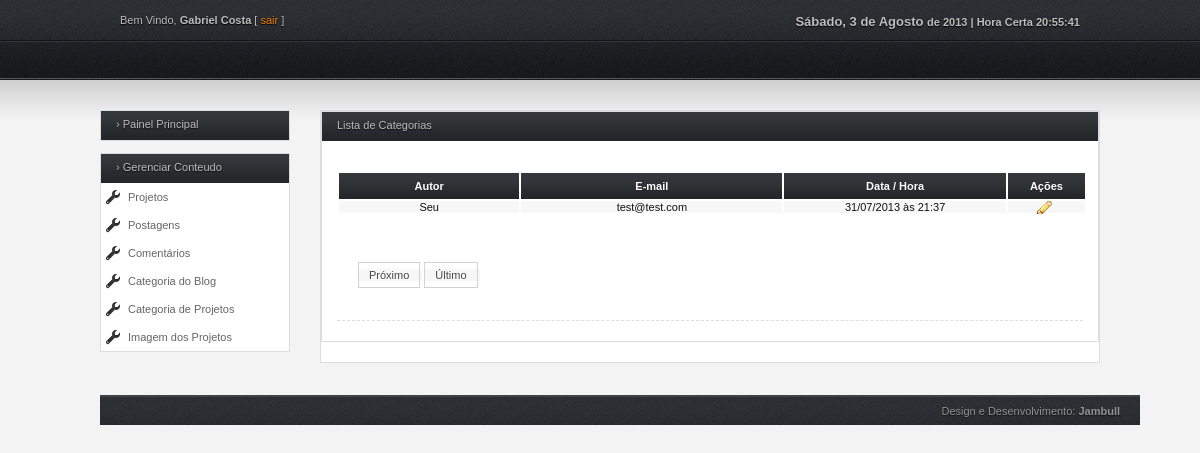
Page /jb-user/Comentarios.php (signed in) on the committed database.
### tables this page shows
CREATE TABLE IF NOT EXISTS `usuario` (
  `id` int(11) NOT NULL AUTO_INCREMENT,
  `nome` varchar(255) NOT NULL,
  `username` varchar(255) NOT NULL,
  `foto` varchar(255) NOT NULL,
  `email` varchar(255) NOT NULL,
  `senha` varchar(255) NOT NULL,
  `nivel` varchar(50) NOT NULL,
  PRIMARY KEY (`id`)
);

CREATE TABLE IF NOT EXISTS `comentario` (
  `id` int(11) NOT NULL AUTO_INCREMENT,
  `idpost` varchar(255) NOT NULL,
  `nome` varchar(255) NOT NULL,
  `email` varchar(255) NOT NULL,
  `comentario` longtext NOT NULL,
  `data` varchar(255) NOT NULL,
  `hora` varchar(255) NOT NULL,
  `autorpost` varchar(255) NOT NULL,
  PRIMARY KEY (`id`)
);

### jb-user/Comentarios.php (the view, shortened to what this page needs)
<?php require_once('../Connections/conn.php'); ?>
<?php
$logoutAction = $_SERVER['PHP_SELF']."?doLogout=true";
?>
<?php
if (!function_exists("GetSQLValueString")) {
function GetSQLValueString($theValue, $theType, $theDefinedValue = "", $theNotDefinedValue = "")
{
  $theValue = function_exists("mysql_real_escape_string") ? mysql_real_escape_string($theValue) : mysql_escape_string($theValue);
  switch ($theType) {
    case "text":
      $theValue = ($theValue != "") ? "'" . $theValue . "'" : "NULL";
      break;
  }
  return $theValue;
}
}
$currentPage = $_SERVER["PHP_SELF"];
$colname_userlogado = "-1";
if (isset($_SESSION['MM_Username'])) {
  $colname_userlogado = $_SESSION['MM_Username'];
}
$query_userlogado = sprintf("SELECT * FROM usuario WHERE username = %s", GetSQLValueString($colname_userlogado, "text"));
$userlogado = mysql_query($query_userlogado, $conn) or die(mysql_error());
$row_userlogado = mysql_fetch_assoc($userlogado);
$maxRows_comentarios = 1;
$pageNum_comentarios = 0;
$startRow_comentarios = $pageNum_comentarios * $maxRows_comentarios;
$colname_comentarios = "-1";
if (isset($_SESSION['MM_Username'])) {
  $colname_comentarios = $_SESSION['MM_Username'];
}
$query_comentarios = sprintf("SELECT * FROM comentario WHERE autorpost = %s ORDER BY `data` DESC", GetSQLValueString($colname_comentarios, "text"));
$query_limit_comentarios = sprintf("%s LIMIT %d, %d", $query_comentarios, $startRow_comentarios, $maxRows_comentarios);
$comentarios = mysql_query($query_limit_comentarios, $conn) or die(mysql_error());
$row_comentarios = mysql_fetch_assoc($comentarios);
if (isset($_GET['totalRows_comentarios'])) {
  $totalRows_comentarios = $_GET['totalRows_comentarios'];
} else {
  $all_comentarios = mysql_query($query_comentarios);
  $totalRows_comentarios = mysql_num_rows($all_comentarios);
}
$totalPages_comentarios = ceil($totalRows_comentarios/$maxRows_comentarios)-1;
$queryString_comentarios = "";
$queryString_comentarios = sprintf("&totalRows_comentarios=%d%s", $totalRows_comentarios, $queryString_comentarios);
?>
<!DOCTYPE HTML>
<html lang="pt-br">
<head>
<link rel="stylesheet" type="text/css" href="../tema/administrator/style.css" media="screen" />
<link rel="stylesheet" type="text/css" href="../tema/administrator/navi.css" media="screen" />
<link href="../plugins/shadowbox/shadowbox.css" rel="stylesheet" type="text/css" />
</head>
<body onLoad="initTime();">
<div class="wrap">
  <div id="header">
    <div id="header">
	  <div id="top">
	    <div class="left">
	      <p>Bem Vindo, <strong><?php echo $row_userlogado['nome']; ?></strong> [ <a href="<?php echo $logoutAction ?>">sair</a> ]</p>
        </div>
	    <div class="right">
				<div class="align-right">
					<p><strong><script type="text/javascript" src="../plugins/data.js"></script> de <?php echo date("Y") ?> | Hora Certa<script type="text/javascript" src="../plugins/hora.js"></script> <span id="timer">Horas</span></strong></p>
				</div>
			</div>
		</div>
	</div>
    <div id="nav"></div>
  </div>
	<div id="content">
		<div id="sidebar">
			<div class="box">
				<div class="h_title">&#8250; Painel Principal</div>
			</div>
			<div class="box">
				<div class="h_title">&#8250; Gerenciar Conteudo</div>
				<ul id="home">
					<li class="b1"><a class="icon config" href="Projetos">Projetos</a></li>
                    <li class="b1"><a class="icon config" href="Postagens">Postagens</a></li>
                    <li class="b1"><a class="icon config" href="Comentarios">Comentários</a></li>
                    <li class="b1"><a class="icon config" href="Categoria.do.Blog">Categoria do Blog</a></li>
                    <li class="b1"><a class="icon config" href="Categoria.de.Projetos">Categoria de Projetos</a></li>
                    <li class="b1"><a class="icon config" href="Imagem.dos.Projetos">Imagem dos Projetos</a></li>
				</ul>
			</div>
		</div>
		<div id="main">
		  <div class="full_w">
			<div class="full_w">
				<div class="h_title">Lista de Categorias</div>
			  <div class="entry">
				</div>
			    <table width="750">
				    <thead>
				      <tr>
				        <th width="175" scope="col">Autor</th>
				        <th width="259" scope="col">E-mail</th>
				        <th width="218" scope="col">Data / Hora</th>
				        <th width="78" style="width: 65px;" scope="col">Ações</th>
				        </tr>
				      </thead>
				    <tbody>
				      <tr>
				        <td class="align-center"><?php echo $row_comentarios['nome']; ?></td>
				        <td align="center"><?php echo $row_comentarios['email']; ?></td>
				        <td align="center"><?php echo $row_comentarios['data']; ?>  <?php echo $row_comentarios['hora']; ?></td>
				        <td align="center">
				          <a href="Editar.Comentario?id=<?php echo $row_comentarios['id']; ?>" class="table-icon edit" title="" rel="shadowbox;width=900;"></a>
			            </td>
			          </tr>
				      </tbody>
			      </table>
				<div class="entry">
					<div class="pagination">
                      <table border="0">
                        <tr>
                          <td><?php if ($pageNum_comentarios < $totalPages_comentarios) {  ?>
                              <a href="<?php printf("%s?pageNum_comentarios=%d%s", $currentPage, min($totalPages_comentarios, $pageNum_comentarios + 1), $queryString_comentarios); ?>">Pr&oacute;ximo</a>
                              <?php }  ?></td>
                          <td><?php if ($pageNum_comentarios < $totalPages_comentarios) {  ?>
                              <a href="<?php printf("%s?pageNum_comentarios=%d%s", $currentPage, $totalPages_comentarios, $queryString_comentarios); ?>">&Uacute;ltimo</a>
                              <?php }  ?></td>
                        </tr>
                      </table>
                    </div>
					<div class="sep"></div>
			  </div>
			</div>
		</div>
	</div>
		<div id="footer">
		<div class="right">
			<p>Design e Desenvolvimento: <a href="http://jambull.com.br">Jambull</a></p>
		</div>
	</div>
	</div>
</body>
</html>

### tema/administrator/style.css (style rules this page uses)
* { margin: 0; padding: 0; }
body { background: #f3f3f3 url(img/bg_top.jpg) repeat-x; color: #bebebe; font-family: Tahoma, Arial, Helvetica, sans-serif; font-size: 11px; margin: 0; }
a { text-decoration: none; }
.wrap { margin: 0 auto; width: 1000px; }
#header #top { height: 34px; padding: 14px 20px 0 20px; }
#header #top p { text-shadow: #000 0px 1px 1px; }
#header #top a { color: #f07e01; }
#content { margin: 30px 0 30px 0; }
#content .b1 { background: #ffffff; }
#content tr:nth-child(odd) { background: #f7f7f7; }
#content #sidebar { float: left; margin: 0 20px 0 0; width: 190px; }
#sidebar a { color: #656565; }
#sidebar .box { border: 1px solid #DCDDE1; margin: 0 0 12px 0; }
#sidebar .box .h_title { background: url(img/bg_box_head.jpg) repeat-x; color: #bebebe; cursor: pointer; font-size: 11px; font-weight: normal; height: 22px; padding: 7px 0 0 15px; text-shadow: #0E0E0E 0px 1px 1px; }
#sidebar .box ul { list-style: none; }
#sidebar .box ul li { padding: 8px 0 8px 5px; }
.box ul li .icon { padding: 2px 0 2px 22px; }
.box ul li .config { background: url(img/i_config.png) no-repeat center left; }
#content #main { float: right; margin: 0 0 12px 0; width: 780px; }
#main .full_w { background: #ffffff; border: 1px solid #DCDDE1; color: #848484; margin: 0 0 20px 0; }
#main .full_w .h_title, #main .half_w .h_title { background: url(img/bg_box_head.jpg) repeat-x; color: #bebebe; font-size: 11px; font-weight: normal; height: 22px; padding: 7px 0 0 15px; text-shadow: #0E0E0E 0px 1px 1px; }
table { margin: 15px; color:#111; }
table a { color:#000; text-decoration:none; }
table th { background: url(img/bg_box_head.jpg) repeat-x; color: #FFF; font-size: 11px; font-weight: bold; padding: 7px; text-shadow: 0px 1px #242424; }
.table-icon { padding: 1px 8px; margin-right: 5px; }
.edit.table-icon { background: url(img/i_edit.png) no-repeat; }
.pagination { margin: 5px auto; padding: 12px 0; text-align: center; }
.pagination a { border:solid 1px #d2d2d2; color: #444444; margin-right:2px; }
.pagination a:link, .pagination a:visited { padding:6px 10px; text-decoration:none; }
#footer { background: url(img/bg_top.jpg) repeat-x top center; border-top: 2px solid #404345; color: #939393; float: left; margin: 0 auto; padding: 8px 20px; text-shadow: #111111 0px 1px 1px; width: 1000px; bottom:0px; }
#footer a { color: #939393; font-weight: bold; }
.entry { color: #444; margin: 5px 0; padding: 5px 15px; text-shadow: 0px 1px #ffffff; }
.sep { border-bottom: 1px dashed #DDDDDD; margin: 10px 0; }
.left { float: left; }
.right { float: right; }
.align-right { text-align: right; }
.align-center { text-align: center; }

### tema/administrator/navi.css (style rules this page uses)
#header #nav { height: 27px; margin:0; padding: 5px 20px 0 10px; position: relative; }

### rows in the picture
usuario: nome "Gabriel Costa"
comentario: nome "Seu", email "test@test.com", data "31/07/2013 às", hora "21:37"
